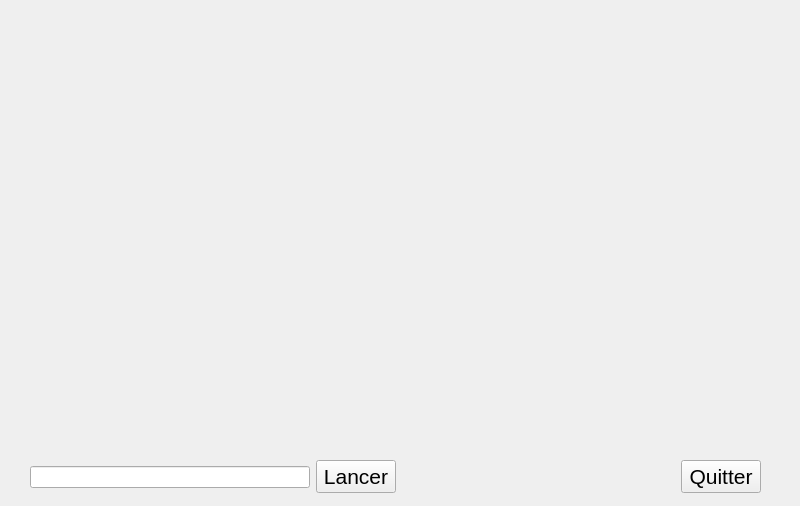
<?xml version="1.0" encoding="UTF-8"?>
<ui version="4.0">
 <class>WidgetCourbes</class>
 <widget class="QWidget" name="WidgetCourbes">
  <property name="geometry">
   <rect>
    <x>0</x>
    <y>0</y>
    <width>800</width>
    <height>506</height>
   </rect>
  </property>
  <property name="windowTitle">
   <string>Affichage des courbes</string>
  </property>
  <widget class="QWidget" name="widgetCourbes" native="true">
   <property name="geometry">
    <rect>
     <x>10</x>
     <y>10</y>
     <width>771</width>
     <height>431</height>
    </rect>
   </property>
  </widget>
  <widget class="QWidget" name="layoutWidget">
   <property name="geometry">
    <rect>
     <x>30</x>
     <y>460</y>
     <width>731</width>
     <height>34</height>
    </rect>
   </property>
   <layout class="QHBoxLayout" name="horizontalLayout">
    <item>
     <widget class="QLineEdit" name="LineEditDecalageOrigine"/>
    </item>
    <item>
     <widget class="QPushButton" name="pushButton_Lancer">
      <property name="font">
       <font>
        <pointsize>16</pointsize>
       </font>
      </property>
      <property name="text">
       <string>Lancer</string>
      </property>
     </widget>
    </item>
    <item>
     <spacer name="horizontalSpacer">
      <property name="orientation">
       <enum>Qt::Horizontal</enum>
      </property>
      <property name="sizeHint" stdset="0">
       <size>
        <width>40</width>
        <height>20</height>
       </size>
      </property>
     </spacer>
    </item>
    <item>
     <widget class="QPushButton" name="pushButton_Quitter">
      <property name="font">
       <font>
        <pointsize>16</pointsize>
       </font>
      </property>
      <property name="text">
       <string>Quitter</string>
      </property>
     </widget>
    </item>
   </layout>
  </widget>
 </widget>
 <resources/>
 <connections>
  <connection>
   <sender>pushButton_Quitter</sender>
   <signal>clicked()</signal>
   <receiver>WidgetCourbes</receiver>
   <slot>close()</slot>
   <hints>
    <hint type="sourcelabel">
     <x>749</x>
     <y>473</y>
    </hint>
    <hint type="destinationlabel">
     <x>675</x>
     <y>500</y>
    </hint>
   </hints>
  </connection>
 </connections>
</ui>
